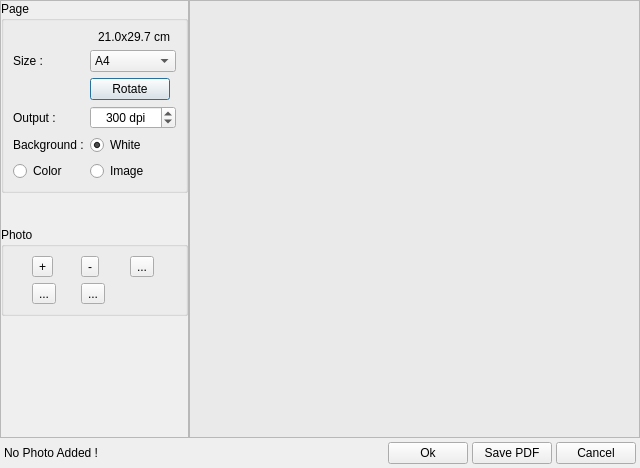
<?xml version="1.0" encoding="UTF-8"?>
<ui version="4.0">
 <class>CollageDialog</class>
 <widget class="QDialog" name="CollageDialog">
  <property name="geometry">
   <rect>
    <x>0</x>
    <y>0</y>
    <width>640</width>
    <height>468</height>
   </rect>
  </property>
  <property name="windowTitle">
   <string>Create Photo Collage</string>
  </property>
  <layout class="QGridLayout" name="gridLayout">
   <property name="margin">
    <number>0</number>
   </property>
   <property name="spacing">
    <number>0</number>
   </property>
   <item row="0" column="0">
    <widget class="QFrame" name="frame">
     <property name="frameShape">
      <enum>QFrame::StyledPanel</enum>
     </property>
     <property name="frameShadow">
      <enum>QFrame::Raised</enum>
     </property>
     <layout class="QVBoxLayout" name="verticalLayout">
      <property name="spacing">
       <number>4</number>
      </property>
      <property name="margin">
       <number>0</number>
      </property>
      <item>
       <widget class="QGroupBox" name="groupBox">
        <property name="title">
         <string>Page</string>
        </property>
        <layout class="QGridLayout" name="gridLayout_2">
         <item row="1" column="0">
          <widget class="QLabel" name="label">
           <property name="text">
            <string>Size :</string>
           </property>
          </widget>
         </item>
         <item row="6" column="0">
          <widget class="QLabel" name="label_2">
           <property name="text">
            <string>Background :</string>
           </property>
          </widget>
         </item>
         <item row="4" column="1" colspan="2">
          <widget class="QSpinBox" name="dpiSpin">
           <property name="alignment">
            <set>Qt::AlignCenter</set>
           </property>
           <property name="suffix">
            <string> dpi</string>
           </property>
           <property name="minimum">
            <number>72</number>
           </property>
           <property name="maximum">
            <number>1200</number>
           </property>
           <property name="singleStep">
            <number>50</number>
           </property>
           <property name="value">
            <number>300</number>
           </property>
          </widget>
         </item>
         <item row="1" column="1" colspan="2">
          <widget class="QComboBox" name="pageSizeCombo">
           <property name="sizeAdjustPolicy">
            <enum>QComboBox::AdjustToMinimumContentsLength</enum>
           </property>
           <item>
            <property name="text">
             <string>A4</string>
            </property>
           </item>
           <item>
            <property name="text">
             <string>A5</string>
            </property>
           </item>
           <item>
            <property name="text">
             <string>4x6 inch</string>
            </property>
           </item>
           <item>
            <property name="text">
             <string>5x7 inch</string>
            </property>
           </item>
           <item>
            <property name="text">
             <string>Background Image</string>
            </property>
           </item>
           <item>
            <property name="text">
             <string>Custom</string>
            </property>
           </item>
          </widget>
         </item>
         <item row="4" column="0">
          <widget class="QLabel" name="label_3">
           <property name="text">
            <string>Output :</string>
           </property>
          </widget>
         </item>
         <item row="7" column="1" colspan="2">
          <widget class="QRadioButton" name="bgImageBtn">
           <property name="text">
            <string>Image</string>
           </property>
          </widget>
         </item>
         <item row="7" column="0">
          <widget class="QRadioButton" name="bgColorBtn">
           <property name="text">
            <string>Color</string>
           </property>
          </widget>
         </item>
         <item row="6" column="1" colspan="2">
          <widget class="QRadioButton" name="bgWhiteBtn">
           <property name="text">
            <string>White</string>
           </property>
           <property name="checked">
            <bool>true</bool>
           </property>
          </widget>
         </item>
         <item row="0" column="1">
          <widget class="QLabel" name="pageSizeLabel">
           <property name="text">
            <string>21.0x29.7 cm</string>
           </property>
           <property name="alignment">
            <set>Qt::AlignRight|Qt::AlignTrailing|Qt::AlignVCenter</set>
           </property>
          </widget>
         </item>
         <item row="2" column="1">
          <widget class="QPushButton" name="rotatePageBtn">
           <property name="toolTip">
            <string>Switch page orientation</string>
           </property>
           <property name="text">
            <string>Rotate</string>
           </property>
           <property name="icon">
            <iconset resource="../data/resources.qrc">
             <normaloff>:/icons/rotateright.png</normaloff>:/icons/rotateright.png</iconset>
           </property>
           <property name="iconSize">
            <size>
             <width>16</width>
             <height>16</height>
            </size>
           </property>
          </widget>
         </item>
        </layout>
       </widget>
      </item>
      <item>
       <spacer name="verticalSpacer_2">
        <property name="orientation">
         <enum>Qt::Vertical</enum>
        </property>
        <property name="sizeType">
         <enum>QSizePolicy::Preferred</enum>
        </property>
        <property name="sizeHint" stdset="0">
         <size>
          <width>30</width>
          <height>30</height>
         </size>
        </property>
       </spacer>
      </item>
      <item>
       <widget class="QGroupBox" name="groupBox_2">
        <property name="title">
         <string>Photo</string>
        </property>
        <layout class="QGridLayout" name="gridLayout_3">
         <item row="0" column="2">
          <widget class="QToolButton" name="copyBtn">
           <property name="toolTip">
            <string>Copy Photo</string>
           </property>
           <property name="text">
            <string>...</string>
           </property>
           <property name="icon">
            <iconset resource="../data/resources.qrc">
             <normaloff>:/icons/image-copy.png</normaloff>:/icons/image-copy.png</iconset>
           </property>
           <property name="iconSize">
            <size>
             <width>32</width>
             <height>32</height>
            </size>
           </property>
          </widget>
         </item>
         <item row="0" column="1">
          <widget class="QToolButton" name="removeBtn">
           <property name="toolTip">
            <string>Remove Photo</string>
           </property>
           <property name="text">
            <string>-</string>
           </property>
           <property name="icon">
            <iconset resource="../data/resources.qrc">
             <normaloff>:/icons/image-remove.png</normaloff>:/icons/image-remove.png</iconset>
           </property>
           <property name="iconSize">
            <size>
             <width>32</width>
             <height>32</height>
            </size>
           </property>
          </widget>
         </item>
         <item row="0" column="0">
          <widget class="QToolButton" name="addBtn">
           <property name="toolTip">
            <string>Add Photo</string>
           </property>
           <property name="text">
            <string>+</string>
           </property>
           <property name="icon">
            <iconset resource="../data/resources.qrc">
             <normaloff>:/icons/image-add.png</normaloff>:/icons/image-add.png</iconset>
           </property>
           <property name="iconSize">
            <size>
             <width>32</width>
             <height>32</height>
            </size>
           </property>
          </widget>
         </item>
         <item row="1" column="1">
          <widget class="QToolButton" name="rotateBtn">
           <property name="toolTip">
            <string>Rotate Right</string>
           </property>
           <property name="text">
            <string>...</string>
           </property>
           <property name="icon">
            <iconset resource="../data/resources.qrc">
             <normaloff>:/icons/rotateright.png</normaloff>:/icons/rotateright.png</iconset>
           </property>
           <property name="iconSize">
            <size>
             <width>32</width>
             <height>32</height>
            </size>
           </property>
          </widget>
         </item>
         <item row="1" column="0">
          <widget class="QToolButton" name="addBorderBtn">
           <property name="toolTip">
            <string>Add/Remove Border</string>
           </property>
           <property name="text">
            <string>...</string>
           </property>
           <property name="icon">
            <iconset resource="../data/resources.qrc">
             <normaloff>:/icons/addborder.png</normaloff>:/icons/addborder.png</iconset>
           </property>
           <property name="iconSize">
            <size>
             <width>32</width>
             <height>32</height>
            </size>
           </property>
          </widget>
         </item>
        </layout>
       </widget>
      </item>
      <item>
       <spacer name="verticalSpacer">
        <property name="orientation">
         <enum>Qt::Vertical</enum>
        </property>
        <property name="sizeHint" stdset="0">
         <size>
          <width>20</width>
          <height>40</height>
         </size>
        </property>
       </spacer>
      </item>
     </layout>
    </widget>
   </item>
   <item row="0" column="1">
    <widget class="QScrollArea" name="scrollArea">
     <property name="widgetResizable">
      <bool>true</bool>
     </property>
     <widget class="QWidget" name="scrollAreaWidgetContents">
      <property name="geometry">
       <rect>
        <x>0</x>
        <y>0</y>
        <width>417</width>
        <height>428</height>
       </rect>
      </property>
      <property name="styleSheet">
       <string notr="true">background-color: rgb(234, 234, 234);</string>
      </property>
     </widget>
    </widget>
   </item>
   <item row="1" column="0" colspan="2">
    <widget class="QWidget" name="widget_2" native="true">
     <layout class="QHBoxLayout" name="horizontalLayout" stretch="1,0,0,0">
      <property name="spacing">
       <number>4</number>
      </property>
      <property name="margin">
       <number>4</number>
      </property>
      <item>
       <widget class="QLabel" name="statusbar">
        <property name="text">
         <string>No Photo Added !</string>
        </property>
       </widget>
      </item>
      <item>
       <widget class="QPushButton" name="okBtn">
        <property name="text">
         <string>Ok</string>
        </property>
       </widget>
      </item>
      <item>
       <widget class="QPushButton" name="savePdfBtn">
        <property name="text">
         <string>Save PDF</string>
        </property>
       </widget>
      </item>
      <item>
       <widget class="QPushButton" name="cancelBtn">
        <property name="text">
         <string>Cancel</string>
        </property>
       </widget>
      </item>
     </layout>
    </widget>
   </item>
  </layout>
 </widget>
 <resources>
  <include location="../data/resources.qrc"/>
 </resources>
 <connections/>
</ui>
